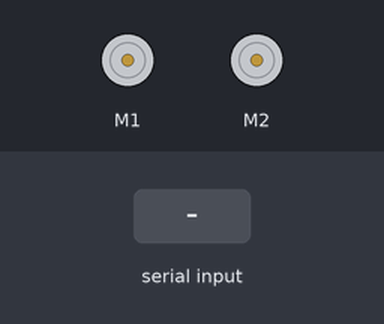
This sketch was run on a simulated Arduino Uno, built with avr-gcc and run on an emulated ATmega328P. Shown: 2 × DC motor (green arrow = forward, orange = backward, longer = faster). Inputs (shaded band) come from the test bench. What the sketch prints to the serial monitor is not drawn.

Above: at 1.2 s.
1.3 s: "1" received over Serial
At 1.6 s:
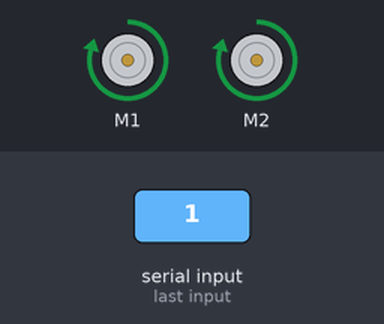
2.8 s: byte 2 (2) received over Serial
At 3.8 s:
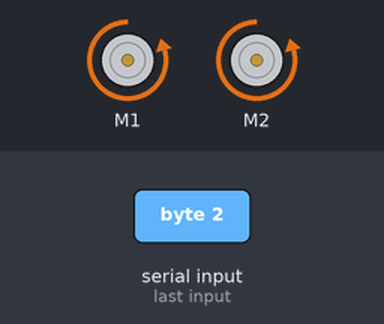
4.3 s: "3" received over Serial
At 5.3 s:
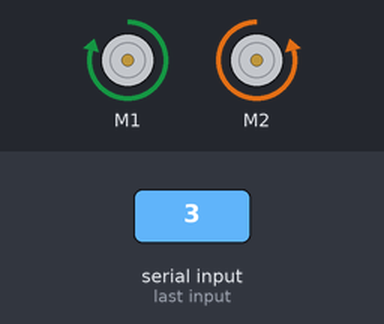
5.8 s: byte 4 (4) received over Serial
At 6.3 s:
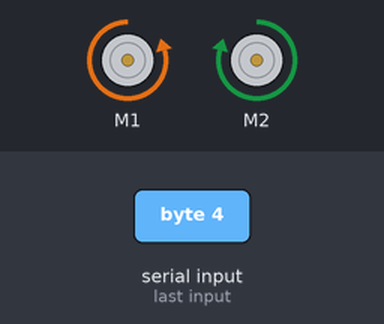
7.3 s: byte 1 (1) received over Serial
At 8.6 s:
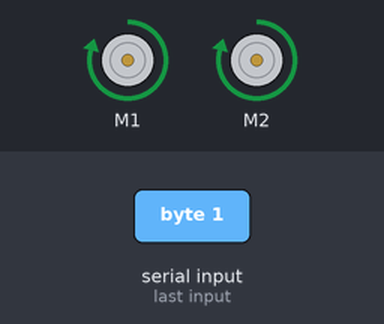
10.3 s: "0" received over Serial
At 11.1 s:
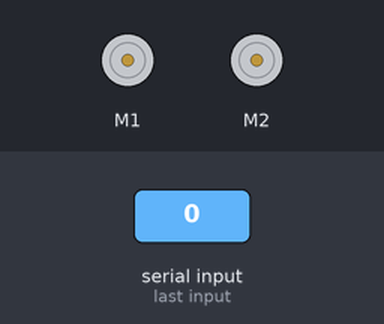
Timing chart, 0 to 12.8 s (numbered marks = the images above; inputs shaded):
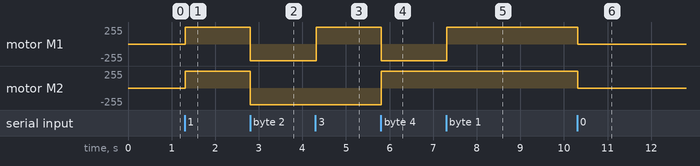

The sketch:

comPort.ino
```cpp
#include<AFMotor.h>
AF_DCMotor right_motor(1,MOTOR12_8KHZ);
AF_DCMotor left_motor(2,MOTOR12_8KHZ);

int val = 0;
int ledpin = 13;
int del = 0;

void setup()
{
//pinMode(ledpin, OUTPUT);

  Serial.begin(9600);

  right_motor.setSpeed(250);
  left_motor.setSpeed(250);
  Serial.println("Starting...");
}

void loop() {

  if ( Serial.available() ) {
           // read it and store it in 'val'
   val = Serial.read();
  }
      Serial.println(val);

  if (val == 0 || val == 48)

  {
    Serial.println("STOP");
    right_motor.run(RELEASE);
    left_motor.run(RELEASE);
    delay(del);
  }

  if (val == 1 || val == 49)

  {
    digitalWrite(ledpin, LOW);
    right_motor.run(FORWARD);
    left_motor.run(FORWARD);
    Serial.println("1 off");
    delay(del);
  }

  if (val == 2 || val == 50)
  {
    digitalWrite(ledpin, HIGH);
    right_motor.run(BACKWARD);
    left_motor.run(BACKWARD);
    Serial.println("2 on");
    delay(del);
  }

  if (val == 3 || val == 51)
  {
    digitalWrite(ledpin, LOW);
    right_motor.run(FORWARD);
    left_motor.run(BACKWARD);
    Serial.println("3 off");
    delay(del);
  }

  if (val == 4 || val == 52)
  {
    digitalWrite(ledpin, HIGH);
    right_motor.run(BACKWARD);
    left_motor.run(FORWARD);
    Serial.println("4 on");
    delay(del);
  }
}
```

Measured:
- after the input at 1.3 s, motor M1, motor M2: stopped → forward 250/255 at once
- after the input at 2.8 s, motor M1, motor M2: forward 250/255 → backward 250/255 at once
- after the input at 4.3 s, motor M1: backward 250/255 → forward 250/255 at once
- after the input at 5.8 s, motor M1: forward 250/255 → backward 250/255 at once; motor M2: backward 250/255 → forward 250/255 at once
- after the input at 7.3 s, motor M1: backward 250/255 → forward 250/255 at once
- after the input at 10.3 s, motor M1, motor M2: forward 250/255 → stopped at once
